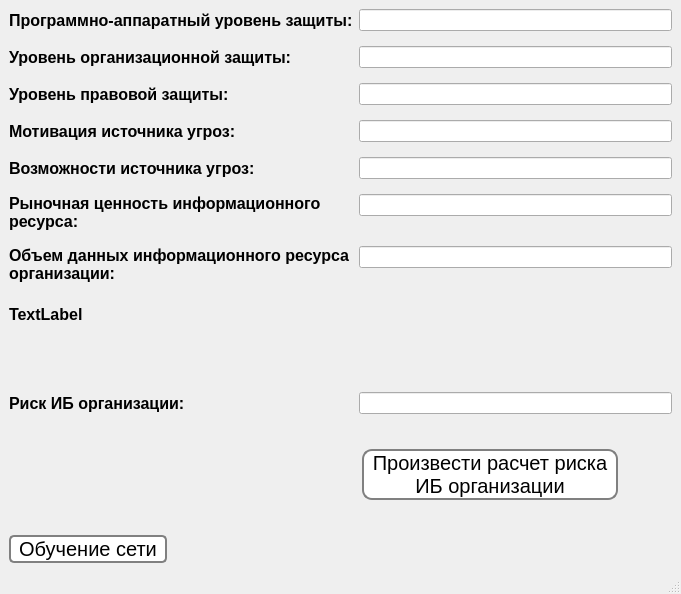
<?xml version="1.0" encoding="UTF-8"?>
<ui version="4.0">
 <class>mainWindow</class>
 <widget class="QMainWindow" name="mainWindow">
  <property name="geometry">
   <rect>
    <x>0</x>
    <y>0</y>
    <width>681</width>
    <height>594</height>
   </rect>
  </property>
  <property name="sizePolicy">
   <sizepolicy hsizetype="Fixed" vsizetype="Fixed">
    <horstretch>0</horstretch>
    <verstretch>0</verstretch>
   </sizepolicy>
  </property>
  <property name="minimumSize">
   <size>
    <width>681</width>
    <height>594</height>
   </size>
  </property>
  <property name="maximumSize">
   <size>
    <width>681</width>
    <height>594</height>
   </size>
  </property>
  <property name="windowTitle">
   <string>Расчет оценки риска ИБ организации</string>
  </property>
  <property name="styleSheet">
   <string notr="true">QLabel
{
  font-weight:bold;
  font-size: 16px;
}
QPushButton:pressed{
	background-color: green;
}</string>
  </property>
  <property name="toolButtonStyle">
   <enum>Qt::ToolButtonIconOnly</enum>
  </property>
  <property name="unifiedTitleAndToolBarOnMac">
   <bool>false</bool>
  </property>
  <widget class="QWidget" name="centralwidget">
   <layout class="QFormLayout" name="formLayout">
    <property name="verticalSpacing">
     <number>15</number>
    </property>
    <item row="0" column="0">
     <widget class="QLabel" name="x1_label">
      <property name="text">
       <string>Программно-аппаратный уровень защиты:</string>
      </property>
     </widget>
    </item>
    <item row="0" column="1">
     <widget class="QLineEdit" name="x1_lineEdit"/>
    </item>
    <item row="1" column="0">
     <widget class="QLabel" name="x2_label">
      <property name="text">
       <string>Уровень организационной защиты:</string>
      </property>
     </widget>
    </item>
    <item row="1" column="1">
     <widget class="QLineEdit" name="x2_lineEdit"/>
    </item>
    <item row="2" column="0">
     <widget class="QLabel" name="x3_label">
      <property name="text">
       <string>Уровень правовой защиты:</string>
      </property>
     </widget>
    </item>
    <item row="2" column="1">
     <widget class="QLineEdit" name="x3_lineEdit"/>
    </item>
    <item row="3" column="0">
     <widget class="QLabel" name="x4_label">
      <property name="text">
       <string>Мотивация источника угроз:</string>
      </property>
     </widget>
    </item>
    <item row="3" column="1">
     <widget class="QLineEdit" name="x4_lineEdit"/>
    </item>
    <item row="4" column="0">
     <widget class="QLabel" name="x5_label">
      <property name="text">
       <string>Возможности источника угроз: </string>
      </property>
     </widget>
    </item>
    <item row="4" column="1">
     <widget class="QLineEdit" name="x5_lineEdit"/>
    </item>
    <item row="5" column="0">
     <widget class="QLabel" name="x6_label">
      <property name="text">
       <string>Рыночная ценность информационного
ресурса:</string>
      </property>
     </widget>
    </item>
    <item row="5" column="1">
     <widget class="QLineEdit" name="x6_lineEdit"/>
    </item>
    <item row="6" column="0">
     <widget class="QLabel" name="X7_label">
      <property name="text">
       <string>Объем данных информационного ресурса
организации:</string>
      </property>
     </widget>
    </item>
    <item row="6" column="1">
     <widget class="QLineEdit" name="x7_lineEdit"/>
    </item>
    <item row="7" column="0">
     <widget class="QLabel" name="empty_label">
      <property name="text">
       <string>TextLabel</string>
      </property>
     </widget>
    </item>
    <item row="8" column="0">
     <widget class="QLabel" name="y_label">
      <property name="text">
       <string>Риск ИБ организации:</string>
      </property>
     </widget>
    </item>
    <item row="8" column="1">
     <widget class="QLineEdit" name="y_lineEdit"/>
    </item>
    <item row="12" column="0">
     <widget class="QPushButton" name="nn_button">
      <property name="sizePolicy">
       <sizepolicy hsizetype="Minimum" vsizetype="Fixed">
        <horstretch>20</horstretch>
        <verstretch>20</verstretch>
       </sizepolicy>
      </property>
      <property name="styleSheet">
       <string notr="true">QPushButton
{
  border: 2px solid gray;
  border-radius: 5px;
  padding: 0 8px;
  background: white;
  font-size: 20px;
}</string>
      </property>
      <property name="text">
       <string>Обучение сети</string>
      </property>
     </widget>
    </item>
    <item row="9" column="1">
     <layout class="QHBoxLayout" name="horizontalLayout_2">
      <property name="sizeConstraint">
       <enum>QLayout::SetNoConstraint</enum>
      </property>
      <property name="leftMargin">
       <number>3</number>
      </property>
      <property name="topMargin">
       <number>20</number>
      </property>
      <property name="rightMargin">
       <number>0</number>
      </property>
      <property name="bottomMargin">
       <number>20</number>
      </property>
      <item>
       <widget class="QPushButton" name="start_button">
        <property name="enabled">
         <bool>true</bool>
        </property>
        <property name="sizePolicy">
         <sizepolicy hsizetype="Maximum" vsizetype="Minimum">
          <horstretch>20</horstretch>
          <verstretch>30</verstretch>
         </sizepolicy>
        </property>
        <property name="layoutDirection">
         <enum>Qt::LeftToRight</enum>
        </property>
        <property name="styleSheet">
         <string notr="true">QPushButton
{
  border: 2px solid gray;
  border-radius: 10px;
  padding: 0 8px;
  background: white;
  font-size: 20px;
}</string>
        </property>
        <property name="text">
         <string>Произвести расчет риска
ИБ организации</string>
        </property>
        <property name="icon">
         <iconset>
          <normaloff>../icons/neuron.png</normaloff>../icons/neuron.png</iconset>
        </property>
        <property name="iconSize">
         <size>
          <width>30</width>
          <height>30</height>
         </size>
        </property>
       </widget>
      </item>
     </layout>
    </item>
   </layout>
  </widget>
  <widget class="QStatusBar" name="statusbar"/>
 </widget>
 <resources/>
 <connections/>
</ui>
